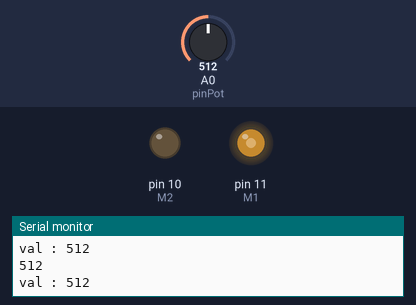
This sketch was run on a simulated Arduino Uno, built with avr-gcc and run on an emulated ATmega328P. Shown: output pins drawn as LEDs (lit = HIGH), the last lines printed to the serial monitor. Inputs (shaded band) come from the test bench; at power-on: A0 (pinPot) = 512.

Above: at 1.3 s.
1.4 s: A0 (pinPot) set to 716
At 1.9 s:
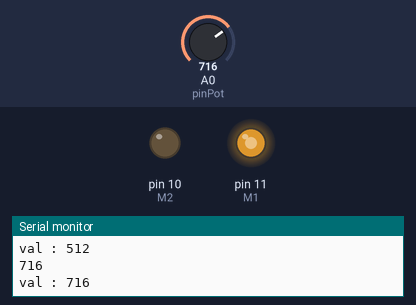
3.0 s: A0 (pinPot) set to 900
At 4.2 s:
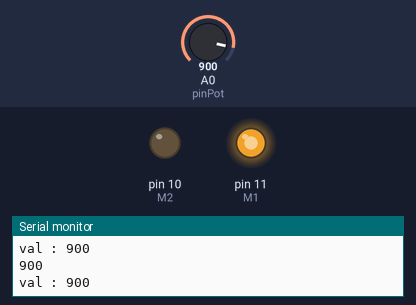
4.5 s: A0 (pinPot) set to 122
At 5.5 s:
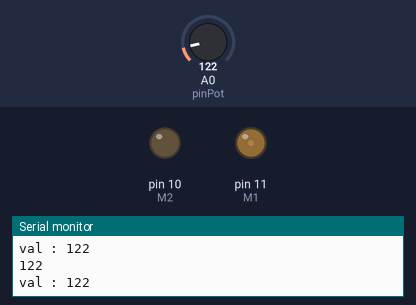
6.0 s: A0 (pinPot) set to 0
At 6.7 s:
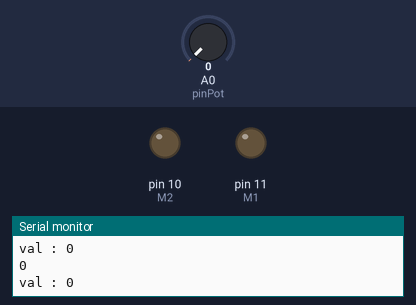
Timing chart, 0 to 8.5 s (numbered marks = the images above; inputs shaded):
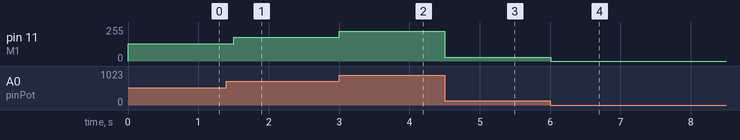

The sketch:

Percobaan_Mandiri_1.3.ino
```cpp
int M1 = 11;
int M2 = 10;
int pinPot = A0;

void setup() {
Serial.begin(9600);
pinMode(M1,OUTPUT);
pinMode(M2,OUTPUT);
pinMode(pinPot,INPUT);
}

void loop(){
long val = analogRead(pinPot);
Serial.println(val);
analogWrite(M1, (val)/4);
analogWrite(M2, 0);
Serial.print("val : ");
Serial.print(val);
Serial.println();
delay(500);
}
```

Measured:
- after the input at 1.4 s, pin 11 (M1): 128/255 → 179/255 after 0.10 s
- after the input at 3.0 s, pin 11 (M1): 179/255 → 225/255 at once
- after the input at 4.5 s, pin 11 (M1): 225/255 → 30/255 at once
- after the input at 6.0 s, pin 11 (M1): 30/255 → 0/255 at once
